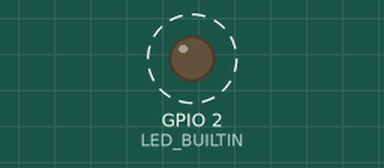
The program below on a simulated ESP32. Shown: output pins drawn as LEDs (lit = HIGH). Dashed ring = blinking.

Above: at 0.5 s.
Timing chart, 0 to 4.6 s (numbered marks = the images above):
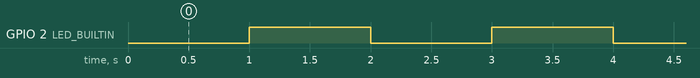

The program:

main.cpp
```cpp
/**
  Blink

  Turns on a LED on for one second, then off for one second, repeatedly.
  As on Wemos Lolin32 Lite, the built-in pin is connected to Vcc, the LED turns on with voltage LOW.

 */
#include "Arduino.h"

// run once
void setup()
{
  // initialize LED digital pin as an output.
  pinMode(LED_BUILTIN, OUTPUT);
}

// run repeatedly
void loop()
{
  // turn the LED on by making the voltage LOW
  digitalWrite(LED_BUILTIN, LOW);

  // wait for a second
  delay(1000);

  // turn the LED off (HIGH is the voltage level)
  digitalWrite(LED_BUILTIN, HIGH);

   // wait for a second
  delay(1000);
  }
```

Measured:
- by itself, GPIO 2 (LED_BUILTIN): alternates HIGH for 1.0 s and LOW for 1.0 s
